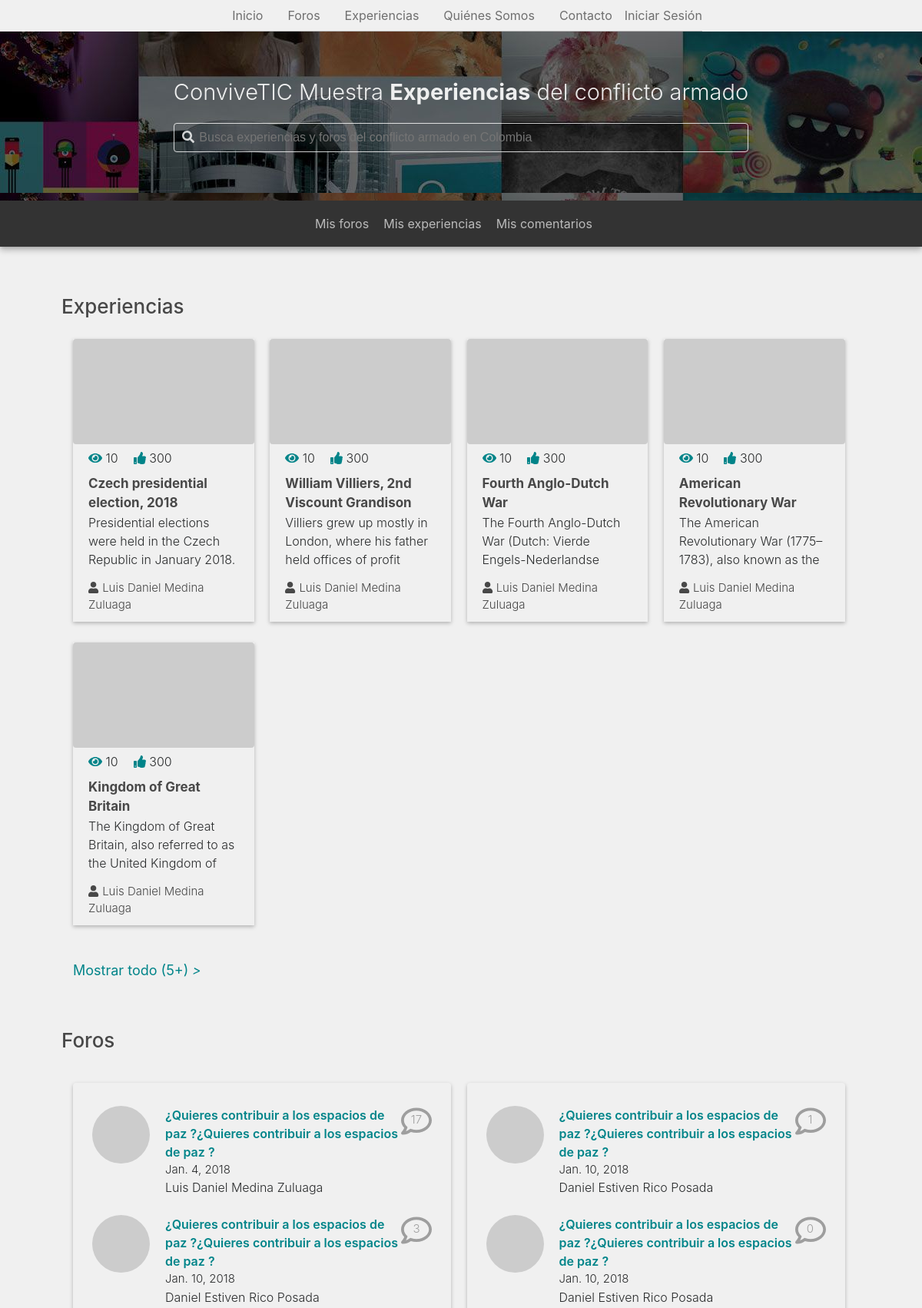
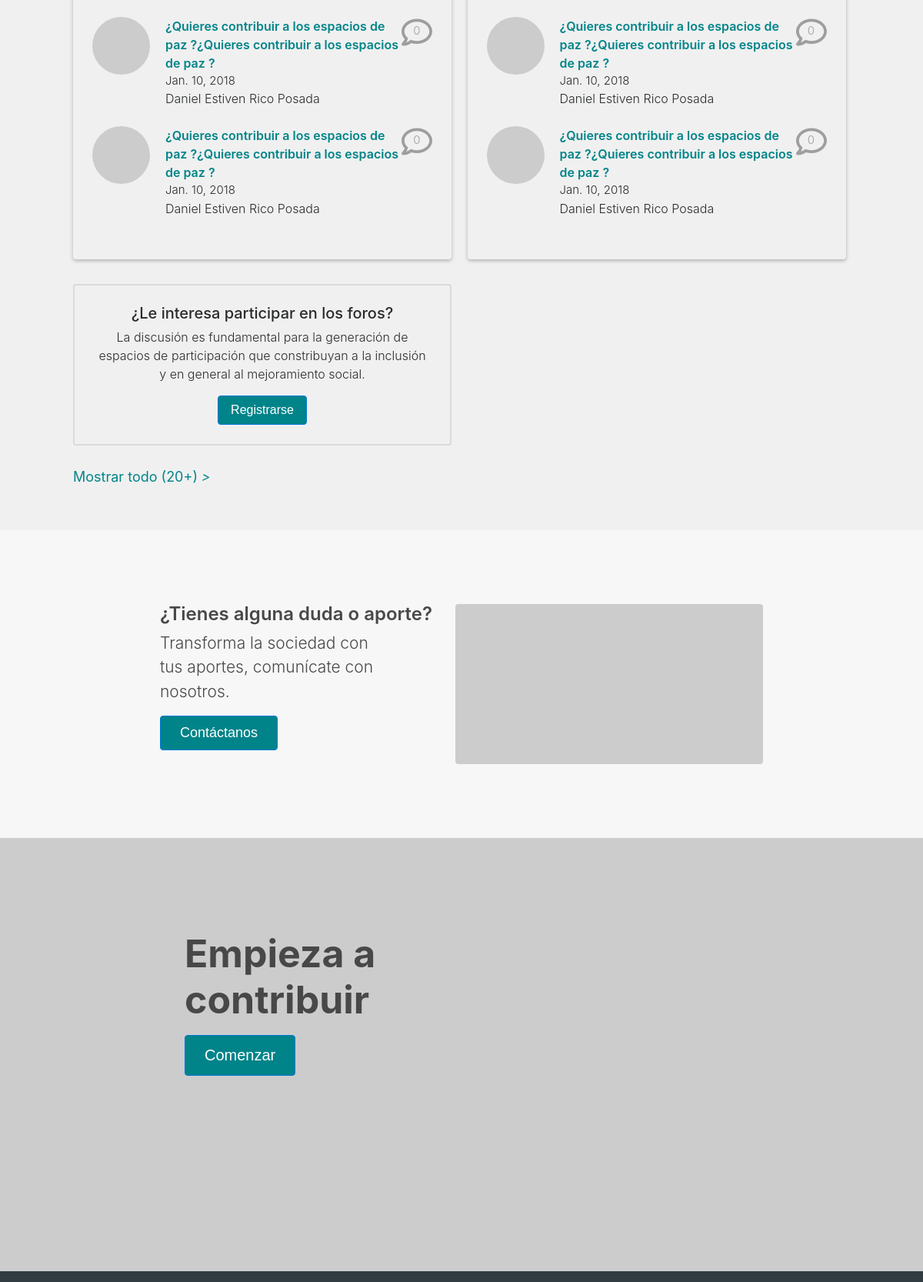
The page / (upper part) on the database its author committed (2 pictures, top to bottom).
### app/models.py (models this page shows)
class Experience(models.Model):
	author = models.ForeignKey(
		User,
		on_delete=models.SET_NULL,
		null=True
	)
	title = models.CharField(
		max_length = 100,
		default = ''
	)
	content = models.TextField(
		default="Experience content"
	)
	pub_date = models.DateField(
		default=date.today
	)
	video_url = models.CharField(
		max_length=50,
		null=True,
		blank=True
	)
	audio_url = models.CharField(
		max_length=100,
		null=True,
		blank=True
	)
	img = models.ImageField(
		upload_to="uploads/",
		null=True,
		blank=True
	)
	status = models.CharField(
		max_length = 20,
		choices = STATUS_CHOICES,
		default = 'P'
	)
	views = models.PositiveIntegerField(
		default = 0
	)
	likes = models.PositiveIntegerField(
		default = 0
	)
	tags = models.ManyToManyField(ExperienceTag)

class Thread(models.Model):
	author = models.ForeignKey(
		User,
		on_delete=models.SET_NULL,
		null=True
	)
	title = models.CharField(
		max_length=100,
		blank=False,
		null=False
	)
	description = models.TextField(
		default='',
		blank=False,
		null=False
	)
	pub_date = models.DateField(
		default=date.today
	)
	video_url = models.CharField(
		max_length=50,
		null=True,
		blank=True
	)
	audio_url = models.CharField(
		max_length=100,
		null=True,
		blank=True
	)
	img = models.ImageField(
		upload_to="uploads/",
		null=True,
		blank=True
	)
	status = models.CharField(
		max_length = 20,
		choices = STATUS_CHOICES,
		default = 'R'
	)
	views = models.PositiveIntegerField(
		default = 0
	)
	tags = models.ManyToManyField(ThreadTag)

### app/views.py (the view)
# urls.py: path('', Index.as_view(), name='index'),
class Index(ListView):
	template_name = 'app/index.html'
	context_object_name = 'thread_list'
	queryset = Thread.objects.order_by('pub_date')[:4]
	def get_context_data(self, **kwargs):
		context = super().get_context_data(**kwargs)
		context['secondary_threads'] = Thread.objects.order_by('pub_date')[4:8]
		context['experiences'] = Experience.objects.order_by('pub_date')[:9]
		context['th_quantity'] = Thread.objects.all().count()
		return context

### app/templatetags/auth_extras.py (called while the page is built)
@register.filter(name='has_group')
def has_group(user, group_name):
    try:
        group =  Group.objects.get(name=group_name)
    except Group.DoesNotExist:
        return False
    return group in user.groups.all()

### app/templates/app/index.html
{% extends 'app/base.html' %}
{% block content %}
	<div class="container-fluid p-container">
		<section class="exp-section">
			<div class="exp-gra-c">
				<h3 class="border exp-section-title">Experiencias</h3>
				<div class="experiences-c">
					{% for exp in experiences %}
					<div class="experience">
						<img class="rounded" src="http://via.placeholder.com/320x186">
						<div class="exp-data">
							<div class="detail-c">
								<div class="popular-data-c">
									<div class="views"><i class="fas fa-eye"></i> 10</div>
									<div class="likes"><i class="fas fa-thumbs-up"></i> 300</div>
								</div>
								<div class="exp-title"><a href="{% url 'experience-detail' exp.id %}">{{exp.title}}</a></div>
								<div class="content-c">
									<p>{{exp.content}}</p>
								</div>
								<div class="publisher"><i class="fas fa-user"></i>{{exp.author.get_full_name}}</div>
							</div>
						</div>
					</div>
					{% endfor %}
				</div>
				<div class="more-exp">
					<a href="{% url 'experiences' %}" >Mostrar todo ({{experiences.count}}+) <i>></i></a>
				</div>
			</div>
		</section>
		<section class="forum-section">
			<div class="for-gra-c">
				<h3 class="border for-section-title">Foros</h3>
				<div class="forum-c">
					<div class="forum rounded">
						{% for thread in thread_list %}
							<div class="forum-item">
								<div class="f-image">
									<img class="rounded-circle" src="http://via.placeholder.com/75x75">
								</div>
								<div class="forum-inline">
									<div class="for-data">
										<a href="{% url 'thread-detail' thread.id %}">{{thread.title}}</a>
										<div class="comment-c">
											<i class="far fa-comment"></i>
											<div class="comment-counter">
												{{thread.comment_set.count}}
											</div>
										</div>
									</div>
									<div class="forum-publisher">
										<p class="f-date">{{ thread.pub_date }}</p>
										<p class="f-name">{{ thread.author.get_full_name }}</p>
									</div>
								</div>
							</div>
						{% endfor %}
					</div>
					<div class="forum rounded">
						{% for thread in secondary_threads %}
							<div class="forum-item">
								<div class="f-image">
									<img class="rounded-circle" src="http://via.placeholder.com/75x75">
								</div>
								<div class="forum-inline">
									<div class="for-data">
										<a href="{% url 'thread-detail' thread.id %}">{{thread.title}}</a>
										<div class="comment-c">
											<i class="far fa-comment"></i>
											<div class="comment-counter">
												{{thread.comment_set.count}}
											</div>
										</div>
									</div>
									<div class="forum-publisher">
										<p class="f-date">{{ thread.pub_date }}</p>
										<p class="f-name">{{ thread.author.get_full_name }}</p>
									</div>
								</div>
							</div>
						{% endfor %}
					</div>
					<div class="f-aside">
						<div class="forum-invitation rounded">
							<h5>¿Le interesa participar en los foros?</h5>
							<p>La discusión es fundamental para la generación de espacios de participación que constribuyan a la inclusión y en general al mejoramiento social.</p>
							<button class="btn btn-primary">Registrarse</button>
						</div>
					</div>
				</div>
				<div class="more-forum">
					<a href="{% url 'forums' %}" >Mostrar todo ({{th_quantity}}+) <i>></i></a>
				</div>
			</div>
		</section>
	</div>
	<div class="container-fluid block-expl">
		<div class="contact-section">
			<div class="contact-c">
				<div class="left-c">
					<h4>¿Tienes alguna duda o aporte?</h4>
					<p>Transforma la sociedad con tus aportes, comunícate con nosotros.</p>
					<button class="btn btn-primary">Contáctanos</button>
				</div>
				<div class="right-c">
					<img class="rounded" src="http://via.placeholder.com/400x208">
				</div>
			</div>
		</div>
	</div>
	<div class="container-fluid start-section">
		<div class="start-c">
			<div class="start-content">
				<div class="float-content">
					<p>Empieza a contribuir</p>
					<button class="btn btn-primary">Comenzar</button>
				</div>
			</div>
			<img src="http://via.placeholder.com/2560x563">
		</div>
	</div>
{% endblock %}

### rows shown on the page
Experience: title "Czech presidential election, 2018", content "Presidential elections were held in the Czech Republic in January 2018.…", author.get_full_name "Luis Daniel Medina Zuluaga"
Experience: title "William Villiers, 2nd Viscount Grandison", content "Villiers grew up mostly in London, where his father held offices of profit…", author.get_full_name "Luis Daniel Medina Zuluaga"
Experience: title "Fourth Anglo-Dutch War", content "The Fourth Anglo-Dutch War (Dutch: Vierde Engels-Nederlandse…", author.get_full_name "Luis Daniel Medina Zuluaga"
Experience: title "American Revolutionary War", content "The American Revolutionary War (1775–1783), also known as the…", author.get_full_name "Luis Daniel Medina Zuluaga"
Experience: title "Kingdom of Great Britain", content "The Kingdom of Great Britain, also referred to as the United Kingdom of…", author.get_full_name "Luis Daniel Medina Zuluaga"
Thread: title "¿Quieres contribuir a los espacios de paz ?¿Quieres contribuir a los espacios de paz ?", comment_set.count "17", pub_date "Jan. 4, 2018", author.get_full_name "Luis Daniel Medina Zuluaga"
Thread: title "¿Quieres contribuir a los espacios de paz ?¿Quieres contribuir a los espacios de paz ?", comment_set.count "3", pub_date "Jan. 10, 2018", author.get_full_name "Daniel Estiven Rico Posada"
Thread: title "¿Quieres contribuir a los espacios de paz ?¿Quieres contribuir a los espacios de paz ?", comment_set.count "0", pub_date "Jan. 10, 2018", author.get_full_name "Daniel Estiven Rico Posada"
Thread: title "¿Quieres contribuir a los espacios de paz ?¿Quieres contribuir a los espacios de paz ?", comment_set.count "0", pub_date "Jan. 10, 2018", author.get_full_name "Daniel Estiven Rico Posada"
Thread: title "¿Quieres contribuir a los espacios de paz ?¿Quieres contribuir a los espacios de paz ?", comment_set.count "1", pub_date "Jan. 10, 2018", author.get_full_name "Daniel Estiven Rico Posada"
Thread: title "¿Quieres contribuir a los espacios de paz ?¿Quieres contribuir a los espacios de paz ?", comment_set.count "0", pub_date "Jan. 10, 2018", author.get_full_name "Daniel Estiven Rico Posada"
Thread: title "¿Quieres contribuir a los espacios de paz ?¿Quieres contribuir a los espacios de paz ?", comment_set.count "0", pub_date "Jan. 10, 2018", author.get_full_name "Daniel Estiven Rico Posada"
Thread: title "¿Quieres contribuir a los espacios de paz ?¿Quieres contribuir a los espacios de paz ?", comment_set.count "0", pub_date "Jan. 10, 2018", author.get_full_name "Daniel Estiven Rico Posada"

### other values the page prints
{{ experiences.count }} "5"
{{ th_quantity }} "20"
